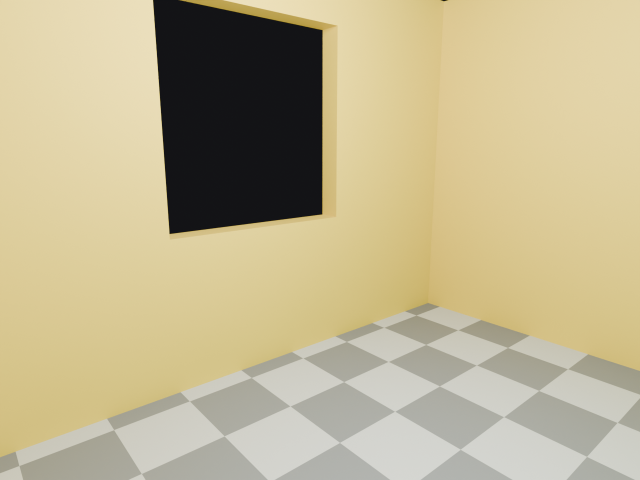
#> input picture tests/fixtures/rect_room/image.png, 1280 x 960 px (shown at 1/2 size); its folder holds only this picture in this run
$ python -i autoplan.py   (imports and definitions only)
#> lines starting #> are read from the running program, lines starting #| are printed output that depends on the picture; after the words box and inside, x2 and y2 are one past the last pixel; in counts of white or black regions, pixels touching at a corner belong together
"""Chaîne automatique à l'import (directives d'augus du 29 septembre 2026).

L'utilisateur dépose un fichier et arrive sur Éditer avec un plan construit ; il ne choisit
aucune méthode d'analyse et ne répond à aucune question. Deux entrées :

- **photo d'une pièce** : lignes de fuite → plan candidat ; profondeur (si les poids sont là)
  → plan candidat recalé sur une hauteur d'appareil supposée de 1,50 m ; combles si deux pentes
  opposées sont vues, sinon pièce à plafond plat ; le meilleur candidat selon un score de
  confiance est appliqué, l'autre est gardé en secours dans les artefacts ; puis portes et
  fenêtres (si les poids sont là).
- **image d'un plan** (reconnue à son fond clair et peu saturé) : redressement, mise en fond,
  échelle **devinée** (cotes lues par OCR si Tesseract est installé, sinon épaisseur des murs
  ≈ 20 cm, affinée par la largeur de porte standard ≈ 0,80 m, sinon taille plausible),
  vectorisation, murs `estimated`.

Tout ce qui est produit est `estimated` ou `inferred` : l'utilisateur corrige et recalibre
ensuite. Une étape impossible (poids absents, rien de vu) est dite, jamais bloquante.
"""

from __future__ import annotations

import json
import math
import re
import shutil
import subprocess
import time
from collections.abc import Callable
from dataclasses import dataclass
from pathlib import Path
from typing import Literal
from uuid import UUID, uuid4

import numpy as np
from numpy.typing import NDArray
from pydantic import Field

from openplan.adapters.protocols import (
    DepthEstimator,
    DepthMap,
    ImageArray,
    RoofWindowDetector,
    RoomElementDetector,
)
from openplan.pipeline.attic import AtticEstimate, Estimate, run_attic
from openplan.pipeline.attic_scene import AtticGeometry, apply_attic
from openplan.pipeline.confidence import (
    EstimateConfidence,
    assess,
    assess_plan_image,
    close_up,
)
from openplan.pipeline.depthplan import run_depthplan
from openplan.pipeline.detection import detect_and_propose
from openplan.pipeline.floorplan import ACTOR, DEFAULT_CAMERA_HEIGHT_M, DetectionError
from openplan.pipeline.ingestion import ImageNotFoundError, load_image
from openplan.pipeline.multiview import POSED_ONLY, confrontable
from openplan.pipeline.openings import run_openings
from openplan.pipeline.plan_import import PlanApplyBody, apply_segments, preview_image
from openplan.pipeline.reference import camera_basis, narrow, room_size, save_depth, with_basis
from openplan.scene import history
from openplan.schemas.common import Source, StrictModel
from openplan.schemas.elements import Opening, RoofWindow, Wall
from openplan.schemas.numbers import decimal, metres
from openplan.schemas.results import Artifact, Assumption, StepResult
from openplan.schemas.scene import ConfidenceInputs, Project
from openplan.validation.invariants import validate_invariants

STEP = "autoplan"
Method = Literal["lines", "depth", "attic", "plan_image", "view", "none"]
ImageKind = Literal["photo", "plan"]
StageStatus = Literal["done", "skipped", "failed"]
Progress = Callable[[str], None]

PLAN_WHITE_FRACTION = 0.55
PLAN_MAX_SATURATION = 0.15
WALL_THICKNESS_M = 0.20
"""Épaisseur de mur supposée pour deviner l'échelle d'une image de plan."""
DOOR_WIDTH_M = 0.80
DOOR_RANGE_M = (0.5, 1.3)
PLAUSIBLE_EXTENT_M = (2.5, 60.0)
FALLBACK_EXTENT_M = 8.0
DESKEW_RANGE_DEG = (0.3, 15.0)
SCALE_TRUST = (0.5, 2.0)
"""Au-delà de ce facteur entre la hauteur d'appareil trouvée par la profondeur et 1,50 m, le
plan depuis la profondeur perd de la confiance."""
CEILING_RANGE_M = (1.8, 4.0)
LOW_CONFIDENCE = 0.5
ATTIC_SCORE = 0.6
"""Confiance affichée pour des combles déduits des pentes : géométrie complétée par des
valeurs supposées, jamais « sûre »."""
"""En dessous, le plan est annoncé « estimé, vérifiez l'échelle »."""


# [5 lines that did not run here, left out]


# [24 lines that did not run here, left out]


# ------------------------------------------------------------------ nature de l'image
# [10 lines left out: function classify_image, not called in this run]


# [15 lines that did not run here, left out]


# [6 lines that did not run here, left out]


# [2 lines that did not run here, left out]


# [5 lines that did not run here, left out]


# [9 lines that did not run here, left out]


# [3 lines that did not run here, left out]


# [2 lines that did not run here, left out]


# ------------------------------------------------------------------ combles
# [2 lines that did not run here, left out]


# [58 lines that did not run here, left out]


# [30 lines that did not run here, left out]


# ------------------------------------------------------------------ image de plan
def _ink(gray: NDArray[np.uint8]) -> tuple[NDArray[np.uint8], int]:
    import cv2

    h, w = gray.shape[:2]
    ink = cv2.adaptiveThreshold(
        gray, 255, cv2.ADAPTIVE_THRESH_MEAN_C, cv2.THRESH_BINARY_INV, 31, 15
    )
    k = max(3, round(min(h, w) / 220))
    kernel = cv2.getStructuringElement(cv2.MORPH_ELLIPSE, (k, k))
    thick = np.asarray(cv2.morphologyEx(ink, cv2.MORPH_OPEN, kernel), dtype=np.uint8)
    return thick, k


def plan_skew_rad(gray: NDArray[np.uint8]) -> float:
    """Inclinaison du dessin (repère y vers le haut), 0 s'il est droit ou trop incliné pour
    être un simple scan de travers."""
    import cv2

    thick, k = _ink(gray)
    h, w = gray.shape[:2]
    lines = cv2.HoughLinesP(
        cv2.Canny(thick, 50, 150),
        1,
        np.pi / 360,
        threshold=max(40, int(min(h, w) / 12)),
        minLineLength=max(20, int(min(h, w) / 10)),
        maxLineGap=k * 3,
    )
    if lines is None or len(lines) == 0:
        return 0.0
    angles: list[float] = []
    weights: list[float] = []
    for x0, y0, x1, y1 in np.asarray(lines).reshape(-1, 4).astype(float):
        angle = math.degrees(math.atan2(-(y1 - y0), x1 - x0))
        folded = (angle + 45.0) % 90.0 - 45.0
        angles.append(folded)
        weights.append(math.hypot(x1 - x0, y1 - y0))
    order = np.argsort(angles)
    cumulative = np.cumsum(np.asarray(weights)[order])
    median = float(np.asarray(angles)[order][np.searchsorted(cumulative, cumulative[-1] / 2)])
    if DESKEW_RANGE_DEG[0] <= abs(median) <= DESKEW_RANGE_DEG[1]:
        return math.radians(median)
    return 0.0


# [14 lines left out: function stroke_thickness_px, not called in this run]


_NUMBER = re.compile(r"^(\d{1,2})[.,](\d{1,2})\s*m?$")
_CENTIMETRES = re.compile(r"^(\d{3,4})$")


# [11 lines left out: function parse_dimension, not called in this run]


PixelSegment = tuple[tuple[float, float], tuple[float, float]]
OcrToken = tuple[float, float, float]
"""(valeur en mètres, x, y) du centre du texte lu, en pixels."""


# [108 lines left out: functions scale_from_dimensions, ocr_tokens, _empty_runs, _door_gaps_m, not called in this run]


@dataclass
class ScaleGuess:
    m_per_px: float
    reason: str


# [63 lines left out: functions guess_plan_scale, _with_background, _pixel_segments, not called in this run]


# ------------------------------------------------------------------ chaîne
class _Chain:
    def __init__(self, progress: Progress | None) -> None:
        self.progress = progress
        self.stages: list[AutoStage] = []

    def say(self, text: str) -> None:
        if self.progress is not None:
            self.progress(text)

    def stage(self, key: str, label: str, status: StageStatus, detail: str = "") -> None:
        self.stages.append(AutoStage(key=key, label=label, status=status, detail=detail))


# [76 lines that did not run here, left out]


# [5 lines that did not run here, left out]


# [100 lines that did not run here, left out]


# [17 lines that did not run here, left out]


# [27 lines that did not run here, left out]


# [258 lines that did not run here, left out]

>>> import cv2
>>> picture = cv2.imread('../../tests/fixtures/rect_room/image.png', cv2.IMREAD_GRAYSCALE)
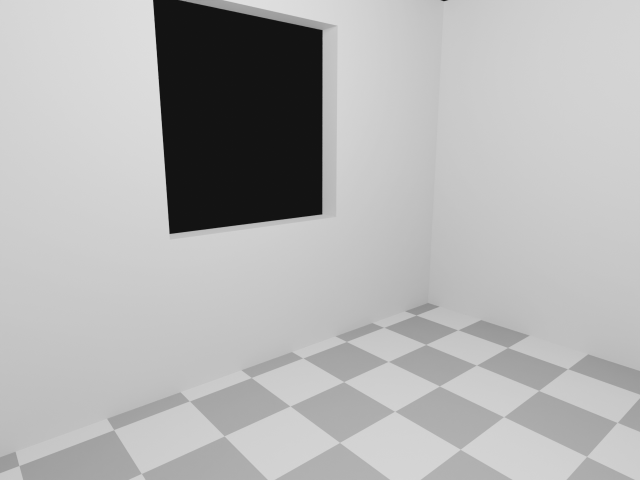
#> picture: shape (960, 1280) (shown at 1/2 size); min 16, max 224, mean 178
>>> result = plan_skew_rad(picture)
#> in _ink, `ink = cv2.adaptiveThreshold( gray, 255, cv2.ADAPTIVE_THRESH_MEAN_C, cv..`:
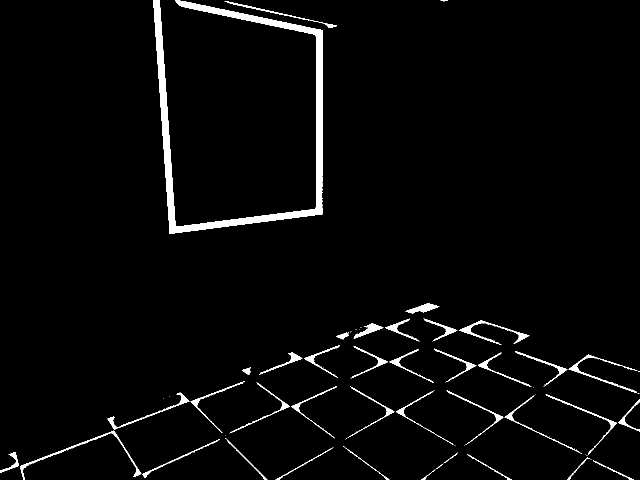
#> ink: shape (960, 1280) (shown at 1/2 size); 2.9% white; 82 white regions (40 under 20 px), largest, box (x1, y1, x2, y2) and area: (306, 0, 645, 468) 17824, (40, 861, 283, 960) 1140, (918, 641, 1059, 690) 997
#> in _ink, `thick = np.asarray(cv2.morphologyEx(ink, cv2.MORPH_OPEN, kernel), dtyp..`:
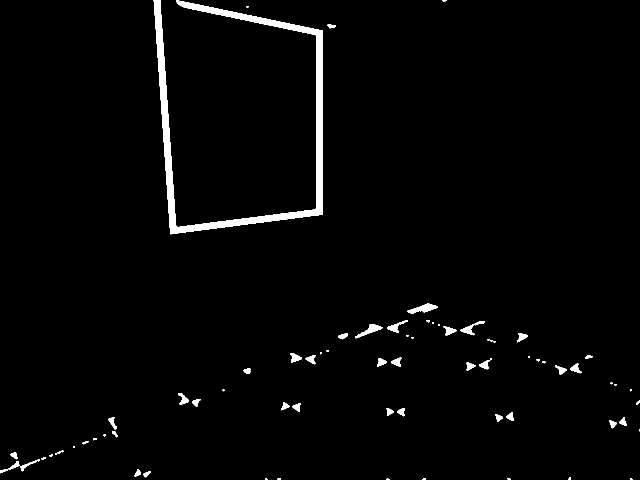
#> thick: shape (960, 1280) (shown at 1/2 size); 2.1% white; 77 white regions (25 under 20 px), largest, box (x1, y1, x2, y2) and area: (307, 0, 646, 469) 17820, (815, 607, 876, 628) 597, (710, 648, 765, 677) 508
#> in plan_skew_rad, `thick, k = _ink(gray)`: k = 4
#> in plan_skew_rad, `lines = cv2.HoughLinesP( cv2.Canny(thick, 50, 150), 1, np.pi / 360, th..`: lines = [[320, 0, 351, 449], [307, 2, 340, 468], [632, 415, 632, 72], [645, 381, 645, 61], [354, 453, 631, 417], [450, 19, 644, 60], [434, 456, 644, 429], [363, 13, 631, 70], [341, 468, 630, 430], [358, 0, 584, 48], [0, 946, 125, 900]]
#> the loop in plan_skew_rad, `for x0, y0, x1, y1 in np.asarray(lines).reshape(-1, 4).astype(float):` made 11 passes
#> (x0, y0, x1, y1, angle, folded) on passes 1 to 11: (320, 0, 351, 449, -86.05, 3.95), (307, 2, 340, 468, -85.95, 4.05), (632, 415, 632, 72, 90, 0), (645, 381, 645, 61, 90, 0), (354, 453, 631, 417, 7.4, 7.4), (450, 19, 644, 60, -11.93, -11.93), (434, 456, 644, 429, 7.33, 7.33), (363, 13, 631, 70, -12.01, -12.01), (341, 468, 630, 430, 7.49, 7.49), (358, 0, 584, 48, -11.99, -11.99), (0, 946, 125, 900, 20.2, 20.2)
#> after the loop in plan_skew_rad, `for x0, y0, x1, y1 in np.asarray(lines).reshape(-1, 4).astype(float):`: angles = [3.95, 4.05, 0, 0, 7.4, -11.93, 7.33, -12.01, 7.49, -11.99, 20.2]; weights = [450.1, 467.2, 343, 320, 279.3, 198.3, 211.7, 274, 291.5, 231, 133.2]
#> in plan_skew_rad, `order = np.argsort(angles)`: order = [7, 9, 5, 3, 2, 0, 1, 6, 4, 8, 10]
#> in plan_skew_rad, `cumulative = np.cumsum(np.asarray(weights)[order])`: cumulative = [274, 505, 703.3, 1023.3, 1366.3, 1816.4, 2283.6, 2495.3, 2774.6, 3066.1, 3199.3]
#> in plan_skew_rad, `median = float(np.asarray(angles)[order][np.searchsorted(cumulative, c..`: median = 3.95
#> result = 0.0689
